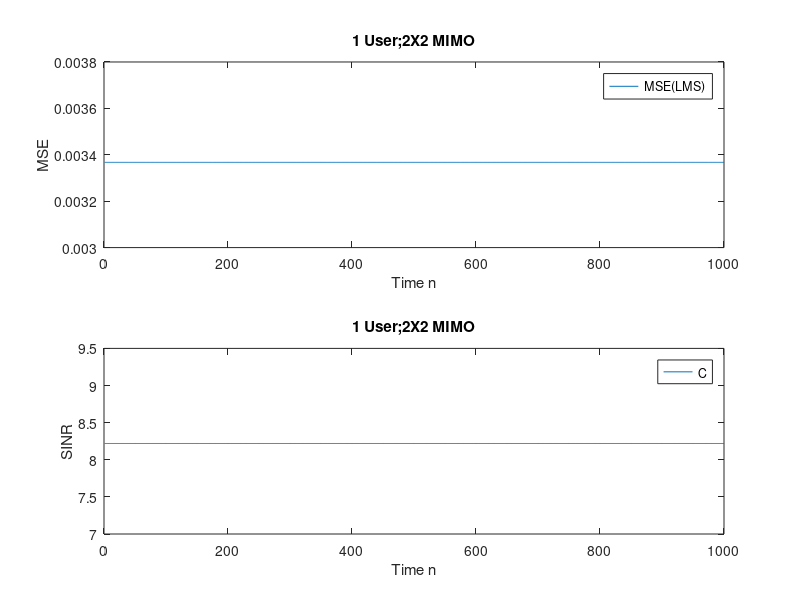

The MATLAB script that drew this image:
%2 user, 2X2 MIMO Channel
%Turn Off Private Channel 
%calculate MSE
%Know Statistics
clc
clear

H=[-0.9704 + 0.4012i 0.2969 + 0.2337i;1.-0.7016 + 1.0288i 2.0200 - 0.1294i];

v=[0;0];

g=[1;1];
g=g/norm(g);

sigma = sqrt(10^(-3));
StepSize = 10^(-3);

R=H*H'+sigma^2+eye(2);
2/max(eig(R));


xf = zeros(1,10^(7));
MSE = zeros(1,10^(7));
LS_LMS = zeros(1,10^(7));
MMSE = zeros(1,10^(7));
C = zeros(1,10^(7));
C_Wiener = zeros(1,10^(7));
SINR = zeros(1,10^(7));
SINR_C_Wiener= zeros(1,10^(7));


%g_w = inv(H*v*v'*H'+sigma^2)*H*v;

i = 500; %FilterLength

for iteration = 1:1000

    iteration
    
    
    %Backward Training
    for iter1 = 1:i

            v  = inv(H.'*g*g'*(H.')'+sigma^2)*H.'*g;

    end
   
    v=v/norm(v);
    


    %Forward Training
    for iter2 = 1:i
  
            g = inv(H*v*v'*H'+sigma^2)*H*v;
                   
    end 
    
 %}
    
    MSE(iteration) = 1-v'*H'*g-(v'*H'*g)'+g'*g*(sigma^2)+(v'*H'*g)'*(v'*H'*g);
    SINR(iteration)= norm( g'*H*v/norm(v) )^2/norm( g'*sigma^2*g ); 
    MMSE(iteration) = real(   1-v'*H'* inv(H*v*v'*H'+eye(2)*sigma^2)*H*v);
 
    g=g/norm(g);   
        
end
   

n=1:iteration;

subplot(2,1,1)
plot(n,MSE(n))
legend('MSE(LMS)')
xlabel('Time n')
ylabel('MSE')
title('1 User;2X2 MIMO')

subplot(2,1,2)
plot(n,log2(1+SINR(n)))
legend('C')
xlabel('Time n')
ylabel('SINR')
title('1 User;2X2 MIMO')


